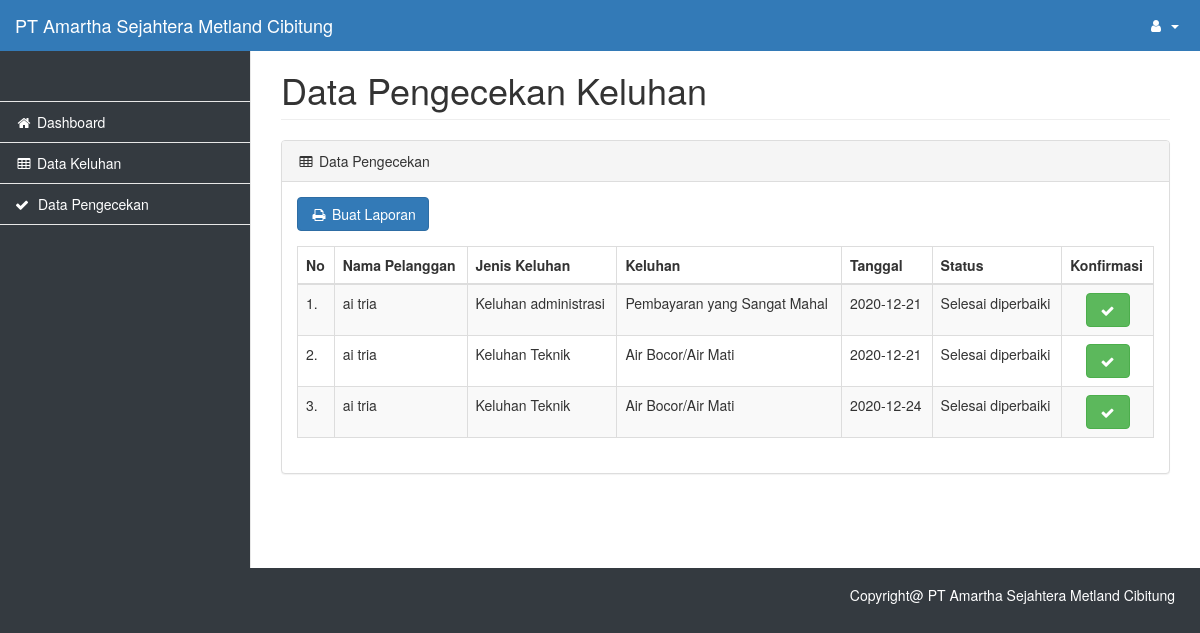
Screenshot of /index.php/dashboard/dataPengecekan with the database file from the repository.
### tables this page shows
CREATE TABLE `tb_keluhan` (
  `id_keluhan` int(11) NOT NULL,
  `id_pelanggan` int(11) NOT NULL,
  `keluhan` int(11) NOT NULL,
  `tanggal` date NOT NULL,
  `pesan` text NOT NULL,
  `nilai_alternatif` float NOT NULL,
  `status` enum('Diterima','Sedang diproses','Dalam pengecekan','Selesai diperbaiki','') NOT NULL
);

CREATE TABLE `tb_pengguna` (
  `id_pengguna` int(11) NOT NULL,
  `username` varchar(22) NOT NULL,
  `nama` varchar(20) NOT NULL,
  `alamat` text NOT NULL,
  `no_telp` varchar(13) NOT NULL,
  `password` varchar(32) NOT NULL,
  `tipe` varchar(12) NOT NULL
);

CREATE TABLE `tb_jsnkeluhan` (
  `id_jnskeluhan` int(11) NOT NULL,
  `jenis_keluhan` varchar(50) NOT NULL
);

CREATE TABLE `tb_keluhanplgn` (
  `id_keluhanplgn` int(11) NOT NULL,
  `jenis_keluhan` int(11) NOT NULL,
  `nama_keluhanplgn` varchar(100) NOT NULL
);

### application/controllers/Dashboard.php (called while the page is built, shortened)
<?php
class Dashboard extends CI_Controller
{
    public function __construct()
    {
        $this->load->library('pdf');
        $this->load->model("musers");
        $this->load->model("mreport");
        $this->load->model("mKuesioner");
    }
    public function dataPengecekan()
    {
        $limit_page = 3;
        $page = ($this->uri->segment(3)) ? ($this->uri->segment(3) - 1) : 0;
        $data['results'] =     $data['results'] = $this->mreport->getReportByWhere("status !=", "diterima", $limit_page, $page * $limit_page);
        $config['base_url'] = base_url() . 'dashboard/datapengecekan';
        $total = $this->mreport->getCountReport("status", "sedang diproses");
        $config['total_rows'] = $total;
        $config['per_page'] = $limit_page;
        $config['uri_segment'] = 3;
        $config['num_links'] = 2;
        $config['use_page_numbers'] = TRUE;
        $config['reuse_query_string'] = TRUE;
        $config['full_tag_open'] = '<ul class="pagination">';
        $config['full_tag_close'] = '</ul>';
        $config['first_link'] = '« First';
        $config['first_tag_open'] = '<li>';
        $config['first_tag_close'] = '</li>';
        $config['last_link'] = 'Last &raquo';
        $config['last_tag_open'] = '<li>';
        $config['last_tag_close'] = '</li>';
        $config['next_link'] = 'Next';
        $config['next_tag_open'] = '<li>';
        $config['next_tag_close'] = '<li>';
        $config['prev_link'] = 'Prev';
        $config['prev_tag_open'] = '<li>';
        $config['prev_tag_close'] = '<li>';
        $config['cur_tag_open'] = '<li class="active"><a href="#">';
        $config['cur_tag_close'] = '</a></li>';
        $config['num_tag_open'] = '<li>';
        $config['num_tag_close'] = '</li>';
        $config['uri_segment'] = 3;
        $this->pagination->initialize($config);
        $data['links'] = $this->pagination->create_links();
        $this->load->view("admin/includes/head");
        $this->load->view("admin/includes/navtop_navside");
        $this->load->view("admin/data_pengecekan_v", $data);
        $this->load->view("admin/includes/footer");
    }
}

### index.php (called while the page is built, shortened)
<?php
require_once BASEPATH.'core/CodeIgniter.php';

### application/models/MReport.php (called while the page is built, shortened)
<?php
class MReport extends CI_Model
{
    public function getCountReport($where, $value)
    {
        $this->db->where($where, $value);
        $query = $this->db->get("tb_keluhan");
        return $query->num_rows();
    }
    public function getReportByWhere($col, $where, $limit, $start)
    {
        $query = $this->db->from("tb_keluhan")->join("tb_pengguna", "tb_pengguna.id_pengguna = tb_keluhan.id_pelanggan")->join("tb_keluhanplgn", "tb_keluhanplgn.id_keluhanplgn=tb_keluhan.keluhan")->join("tb_jsnkeluhan", "tb_jsnkeluhan.id_jnskeluhan = tb_keluhanplgn.jenis_keluhan")->order_by('nilai_alternatif', "DESC")->limit($limit, $start)->get();
        return $query->result_array();
    }
}

### application/views/admin/data_pengecekan_v.php (the view, shortened to what this page needs)
<div id="page-wrapper">
    <div class="container-fluid">
        <div class="row">
            <div class="col-lg-12">
                <h1 class="page-header">Data Pengecekan Keluhan</h1>
            </div>
        </div>
        <div class="row">
            <div class="col-lg-12">
                <div class="panel panel-default">
                    <div class="panel-heading">
                        <i class="fa fa-table fa-fw"></i>
                        Data Pengecekan
                    </div>
                    <div class="panel-body">
                        <div class="form-group">
                            <a href="<?= base_url()?>dashboard/cetakLaporan2" class='btn btn-primary' href=''><i class="fa fa-fw" aria-hidden="true" title="Copy to use print">&#xf02f</i> Buat Laporan</a>
                        </div>
                        <div class="table-responsive" style="height: 40%; width: 100%; overflow: auto;">
                            <table class="table table-striped table-bordered table-hover" id="dataTables-example">
                                <thead>
                                    <tr>
                                        <th>No</th>
                                        <th>Nama Pelanggan</th>
                                        <th>Jenis Keluhan</th>
                                        <th>Keluhan</th>
                                        <th>Tanggal</th>
                                        <th>Status</th>
                                        <th>Konfirmasi</th>
                                    </tr>
                                </thead>
                                <tbody>
                                    <?php if (count($results) > 0) {
                                        $i = 0;
                                        foreach ($results as $key => $row) {
                                            $i += 1;
                                    ?>
                                            <tr class='even gradeA'>
                                                <td><?= $i ?>.</td>
                                                <td><?= $row['nama'] ?></td>
                                                <td><?= $row['jenis_keluhan'] ?></td>
                                                <td><?= $row['nama_keluhanplgn'] ?></td>
                                                <td><?= $row['tanggal'] ?></td>
                                                <td><?= $row['status'] ?></td>
                                                <?php if($row['status'] != "Selesai diperbaiki"){?>
                                                <td style='text-align:center;'><a class='btn btn-primary' href='<?= base_url()?>dashboard/statusSelesaiDiperbaiki/<?= $row['id_keluhan'] ?>'>
                                                        <i class='fa fa-check fa-fw' aria-hidden='true' title='Copy to use eye'></i></a></td>
                                                <?php }else{?>
                                                    <td style='text-align:center;'><a class='btn btn-success'>
                                                        <i class='fa fa-check fa-fw' aria-hidden='true' title='Copy to use eye'></i></a></td>
                                                <?php }; ?>
                                            </tr>
                                        <?php } ?>
                                    <?php } else {  ?>
                                        <td colspan="8" class="text-center">Data Tidak Tersedia</td>
                                    <?php } ?>
                                </tbody>
                            </table>
                        </div>
                    </div>
                </div>
            </div>
            <div class="col-lg-12">
            </div>
        </div>
    </div>
</div>
</div>

### application/views/admin/includes/head.php (shortened to what this page needs)
<!DOCTYPE html>
<html lang="en">
<head>
    <link href="<?= base_url() ?>assets/admin/css/bootstrap.min.css" rel="stylesheet">
    <link href="<?= base_url() ?>assets/admin/css/metisMenu.min.css" rel="stylesheet">
    <link href="<?= base_url() ?>assets/admin/css/dataTables/dataTables.bootstrap.css" rel="stylesheet">
    <link href="<?= base_url() ?>assets/admin/css/dataTables/dataTables.responsive.css" rel="stylesheet">
    <link href="<?= base_url() ?>assets/admin/css/startmin.css" rel="stylesheet">
    <link href="<?= base_url() ?>assets/admin/css/timeline.css" rel="stylesheet">
    <link href="<?= base_url() ?>assets/admin/css/morris.css" rel="stylesheet">
    <link href="<?= base_url() ?>assets/admin/css/font-awesome.min.css" rel="stylesheet" type="text/css">
</head>

### application/views/admin/includes/navtop_navside.php (shortened to what this page needs)
<body style="background-color: #343a40;">
    <div id="wrapper">
        <nav class="navbar navbar-fixed-top bg-primary" role="navigation">
            <div class="navbar-header">
                <a class="navbar-brand" href="">
                    <font color='white'>PT Amartha Sejahtera Metland Cibitung</font>
                </a>
            </div>
            <ul class="nav navbar-right navbar-top-links">
                <li class="dropdown">
                    <a class="dropdown-toggle" data-toggle="dropdown" href="#" style="color: white;">
                        <i class="fa fa-user fa-fw"></i>
                        <font color='white'><?= $this->session->userdata('users')["nama"]; ?></font><b class="caret"></b>
                    </a>
                </li>
            </ul>
            <div class="navbar-default sidebar" role="navigation" style="background-color: #343a40;">
                <div class="sidebar-nav navbar-collapse">
                    <ul class="nav" id="side-menu">
                        <li class="sidebar-search">
                        </li>
                        <li>
                            <a href="<?= base_url() ?>dashboard/index" class="active" style="background-color: #343a40; color:white"><i class="fa fa-fw" aria-hidden="true" style="color:white">&#xf015</i> Dashboard</a>
                        </li>
                        <li>
                            <a href="<?= base_url() ?>dashboard/dataKeluhan" style="background-color: #343a40; color:white"><i class="fa fa-table fa-fw" aria-hidden="true" style="color:white padding-right: 23px;"></i> Data Keluhan</a>
                        </li>
                        <li>
                            <a href="<?= base_url() ?>dashboard/datapengecekan" style="background-color: #343a40; color:white"><i class="fa fa-check fa-fw" aria-hidden="true" style="color: white; padding-right: 23px;"></i>Data Pengecekan</a>
                        </li>
                    </ul>
                </div>
            </div>
        </nav>

### application/views/admin/includes/footer.php (shortened to what this page needs)
<footer style="z-index: -1;">
    <div style="color: white; text-align: right; width: 100%; height: 9vh; padding-top: 10px; padding-right: 25px;">
        <h5>Copyright@ PT Amartha Sejahtera Metland Cibitung</h5>
    </div>
</footer>
</body>
</html>

### assets/admin/css/startmin.css (style rules this page uses)
body { background-color: #f8f8f8; }
#wrapper { width: 100%; }
#page-wrapper { padding-top: 30px; min-height: 568px; background-color: #fff; }
@media (min-width:768px) { #page-wrapper { position: inherit; margin-left: 250px; padding: 30px 15px 0 15px; border-left: 1px solid #e7e7e7; } }
.navbar-header { float: left; }
.navbar-right { text-align: right; }
.navbar-top-links { margin: 0; }
.navbar-top-links li { display: inline-block; }
.navbar-top-links li:last-child { margin-right: 6px; }
.navbar-top-links li a { padding: 15px; min-height: 50px; }
.navbar-top-links>li>a { color: #999; }
.sidebar .sidebar-nav.navbar-collapse { padding-right: 0; padding-left: 0; }
.sidebar .sidebar-search { padding: 15px; }
.sidebar ul li { border-bottom: 1px solid #e7e7e7; }
.sidebar ul li a.active { background-color: #eee; }
@media (min-width:768px) { .sidebar { z-index: 1; position: absolute; width: 250px; margin-top: 51px; } }

### rows the page displays
tb_keluhan: id_pelanggan.nama "ai tria", tb_jsnkeluhan.jenis_keluhan "Keluhan administrasi", keluhan.nama_keluhanplgn "Pembayaran yang Sangat Mahal", tanggal "2020-12-21", status "Selesai diperbaiki"
tb_keluhan: id_pelanggan.nama "ai tria", tb_jsnkeluhan.jenis_keluhan "Keluhan Teknik", keluhan.nama_keluhanplgn "Air Bocor/Air Mati", tanggal "2020-12-21", status "Selesai diperbaiki"
tb_keluhan: id_pelanggan.nama "ai tria", tb_jsnkeluhan.jenis_keluhan "Keluhan Teknik", keluhan.nama_keluhanplgn "Air Bocor/Air Mati", tanggal "2020-12-24", status "Selesai diperbaiki"
